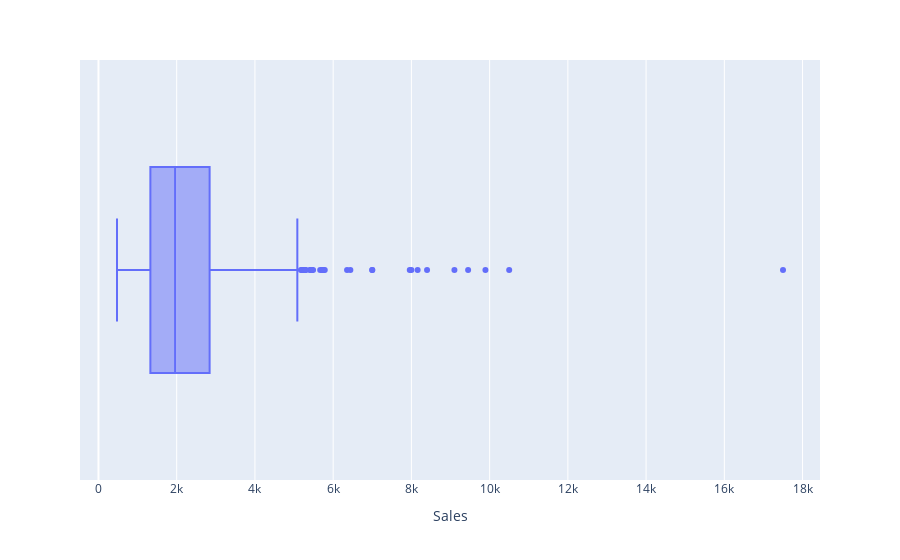

Notebook source saved alongside this figure:
### Code cell
import plotly.express as px


fig = px.box(data_frame=df,x='Sales')

fig.show()

### Figure 1 — Plotly figure (JSON) as saved in the notebook; plotly's stock layout.template omitted (floating-point values rounded to 4 significant figures; data arrays with more than 128 entries replaced by an {"elided": "..."} marker saying what was removed)
{"data": [{"alignmentgroup": "True", "hovertemplate": "Sales=%{x}<extra></extra>", "legendgroup": "", "marker": {"color": "#636efa"}, "name": "", "notched": false, "offsetgroup": "", "orientation": "h", "showlegend": false, "type": "box", "x": {"elided": "828 float values"}, "x0": " ", "xaxis": "x", "y0": " ", "yaxis": "y"}], "layout": {"boxmode": "group", "legend": {"tracegroupgap": 0}, "margin": {"t": 60}, "xaxis": {"anchor": "y", "domain": [0, 1], "title": {"text": "Sales"}}, "yaxis": {"anchor": "x", "domain": [0, 1]}}}
